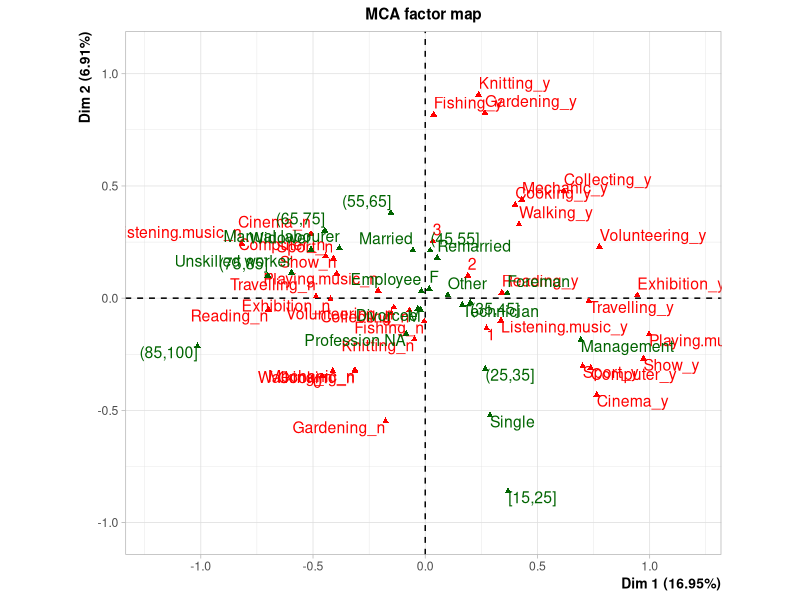
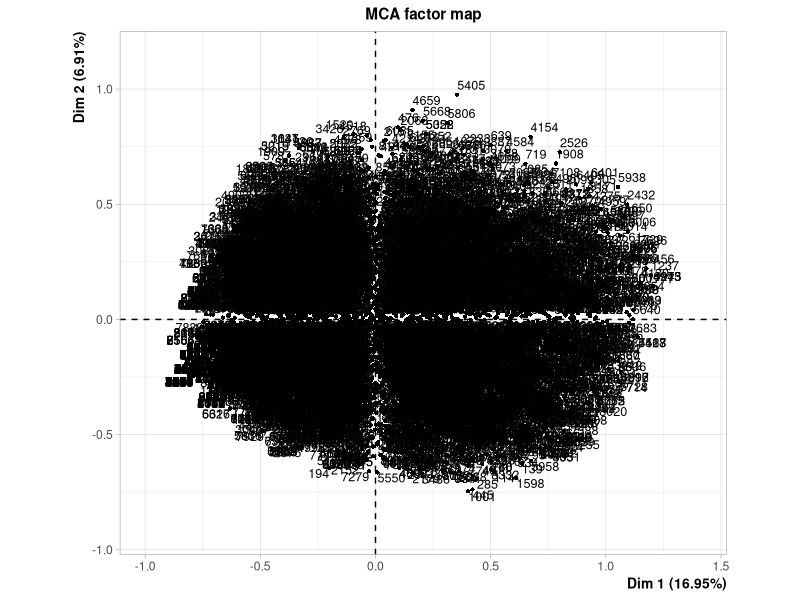
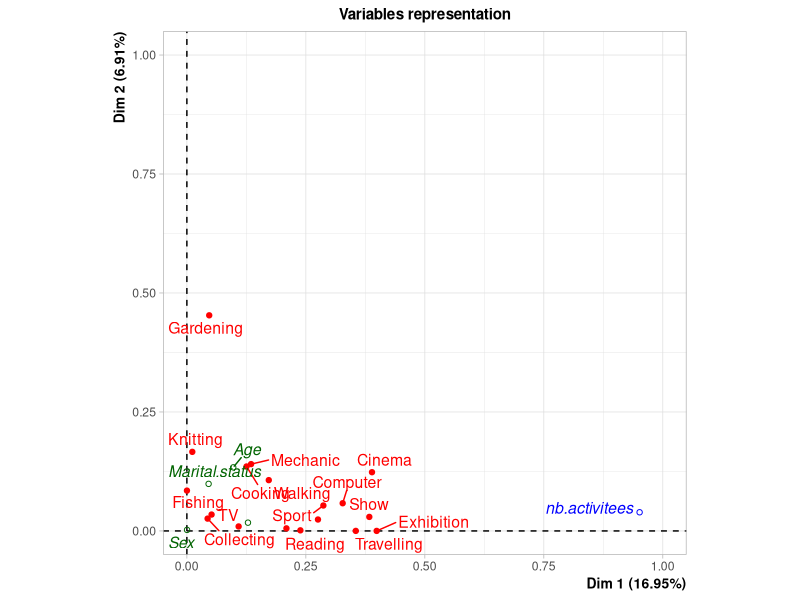
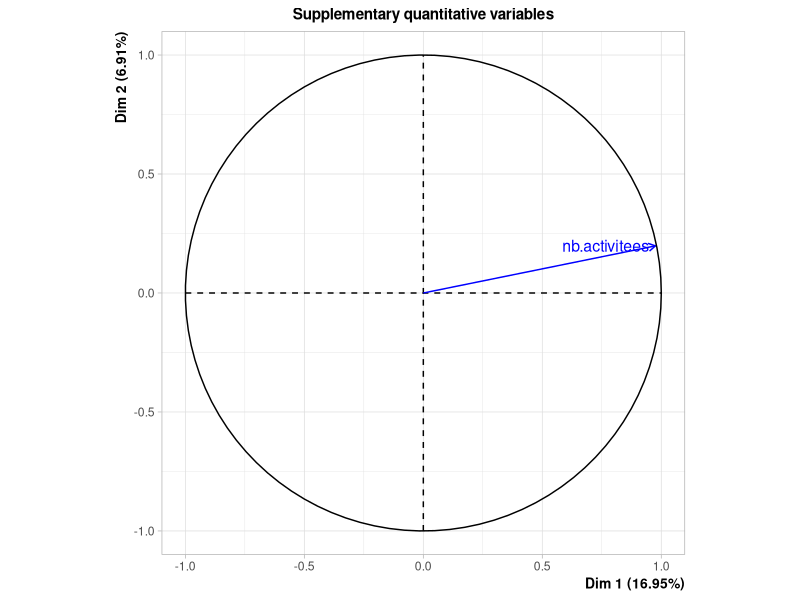
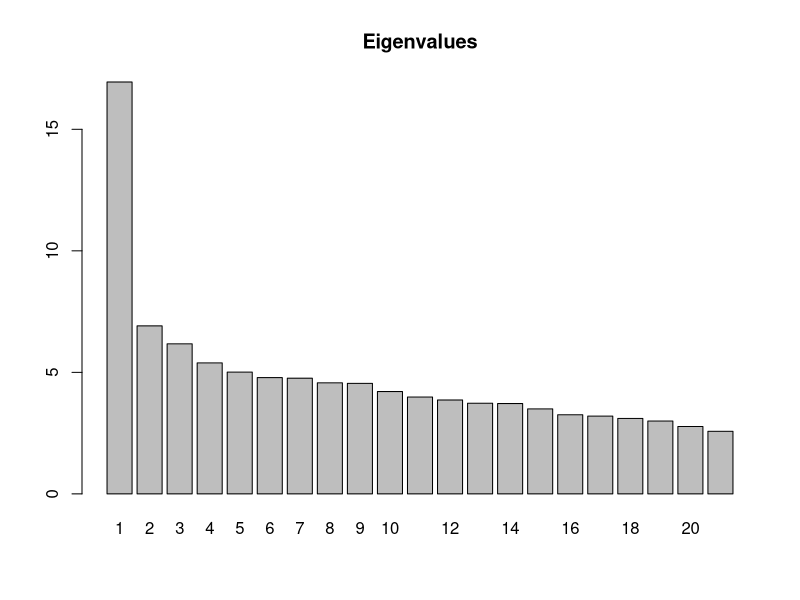
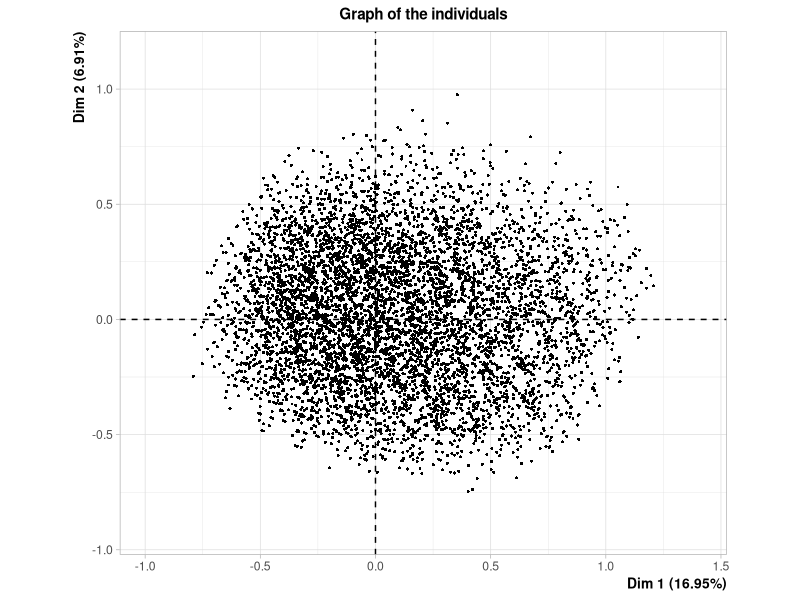
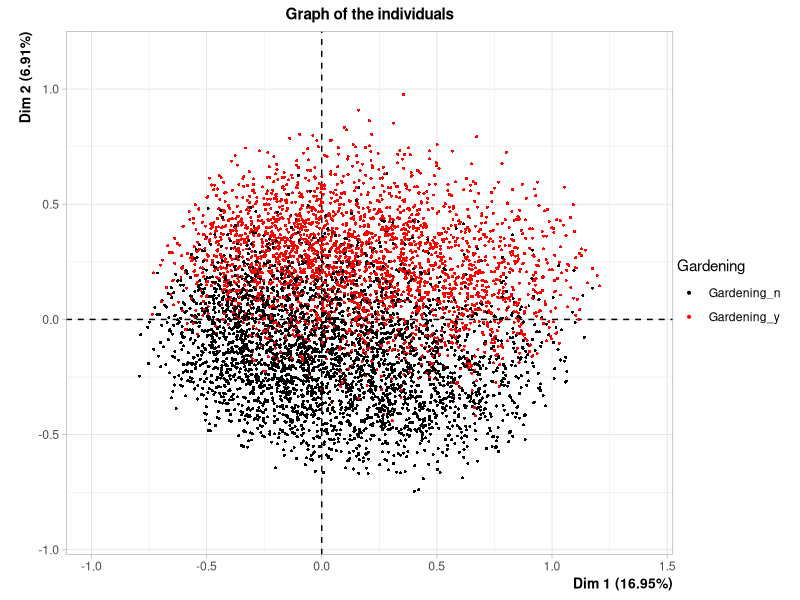
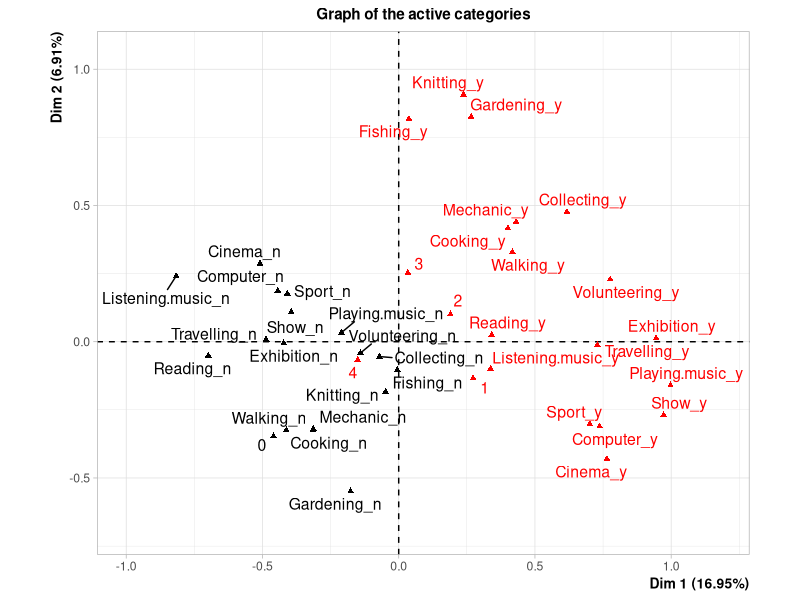

R code for these plots, in order:
## ---- chunk 1
setwd("C:/users/houee/Downloads") # select the working directory
hobbies = read.table("data_MCA_Hobbies.csv", header=TRUE, sep=";")
## ---- chunk 2
summary(hobbies)
## ---- chunk 3
hobbies[,"TV"] = as.factor(hobbies[,"TV"])
summary(hobbies[,"TV"])
## ---- chunk 4
library(FactoMineR)
## ---- chunk 5
res.mca <- MCA(hobbies,quali.sup=19:22,quanti.sup=23)
## ---- chunk 6
summary(res.mca, ncp=2)
## ---- chunk 7
barplot(res.mca$eig[,2],main="Eigenvalues", names.arg=1:nrow(res.mca$eig))
## ---- chunk 8
plot(res.mca,invisible=c("var","quali.sup"),cex=.5,label="none",
     title="Graph of the individuals") 
plot(res.mca,invisible=c("var","quali.sup"),cex=.5,label="none",
     title="Graph of the individuals", habillage="Gardening") 
## ---- chunk 9
plot(res.mca,invis=c("ind","quali.sup"),col.var=c(rep(c("black","red"),17),"black",rep("red",4)),
     title="Graph of the active categories")
plot(res.mca,invisible=c("ind","var"),hab="quali", 
     palette=palette(c("blue","maroon","darkgreen","black","red")), 
     title="Graph of the supplementary categories")
## ---- chunk 10
plot(res.mca,choix="var",title="Graph of the variables")
plot(res.mca,choix="quanti.sup",title="Graph of the continuous variables")
## ---- chunk 11
dimdesc(res.mca)
## ---- chunk 12
plotellipses(res.mca, cex=0.2, magnify=12, keepvar=1:4)
